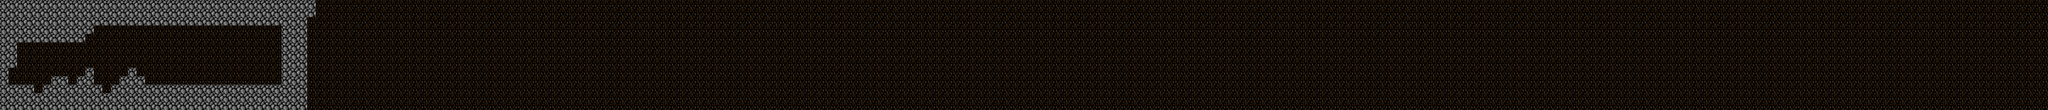

Tiled map render using the project's own tile images. Description and the map definition, with tile-layer contents summarised, below:
An orthogonal 240x13 tile map with 16x16 px tiles, 2 tile layers (background, graphics), 2 tilesets and 21 objects.

<map version="1.0" orientation="orthogonal" renderorder="right-down" width="240" height="13" tilewidth="16" tileheight="16" nextobjectid="34">
 <tileset firstgid="1" name="sa_bg1" tilewidth="16" tileheight="16" tilecount="1" columns="1">
  <image source="sa_bg1.png" width="16" height="16" />
 </tileset>
 <tileset firstgid="2" name="sa_rocks1" tilewidth="16" tileheight="16" tilecount="1" columns="1">
  <image source="sa_rocks1.png" width="16" height="16" />
 </tileset>
 <layer name="background" width="240" height="13">
  <data>[3120 cells, 3120 non-empty, 1 distinct tile ids]</data>
 </layer>
 <layer name="graphics" width="240" height="13">
  <data>[3120 cells, 278 non-empty, 2 distinct tile ids]</data>
 </layer>
 <objectgroup name="ground">
  <object id="1" x="28" y="162" width="22" />
  <object id="3" x="21" y="165" width="14" height="1" />
  <object id="7" x="-1" y="1" width="32" height="127" />
  <object id="8" x="0" y="131" width="16" height="76" />
  <object id="12" x="158.667" y="80" width="1.33333" height="0.666667" />
  <object id="13" x="32" y="0" width="128" height="80" />
  <object id="15" x="165.333" y="51.3333" width="2" height="2" />
  <object id="18" x="160" y="48" width="16" height="16" />
  <object id="19" x="160" y="0" width="416" height="48" />
  <object id="20" x="576" y="0" width="16" height="32" />
  <object id="21" x="528" y="48" width="48" height="160" />
  <object id="24" x="16" y="176" width="512" height="32" />
  <object id="25" x="208" y="160" width="320" height="16" />
  <object id="26" x="224" y="144" width="48" height="16" />
  <object id="27" x="240" y="128" width="16" height="16" />
  <object id="28" x="80" y="160" width="112" height="16" />
  <object id="29" x="96" y="144" width="32" height="16" />
  <object id="30" x="144" y="144" width="32" height="16" />
  <object id="31" x="160" y="128" width="16" height="16" />
  <object id="32" x="16" y="160" width="48" height="16" />
  <object id="33" x="62" y="226.667" />
 </objectgroup>
</map>